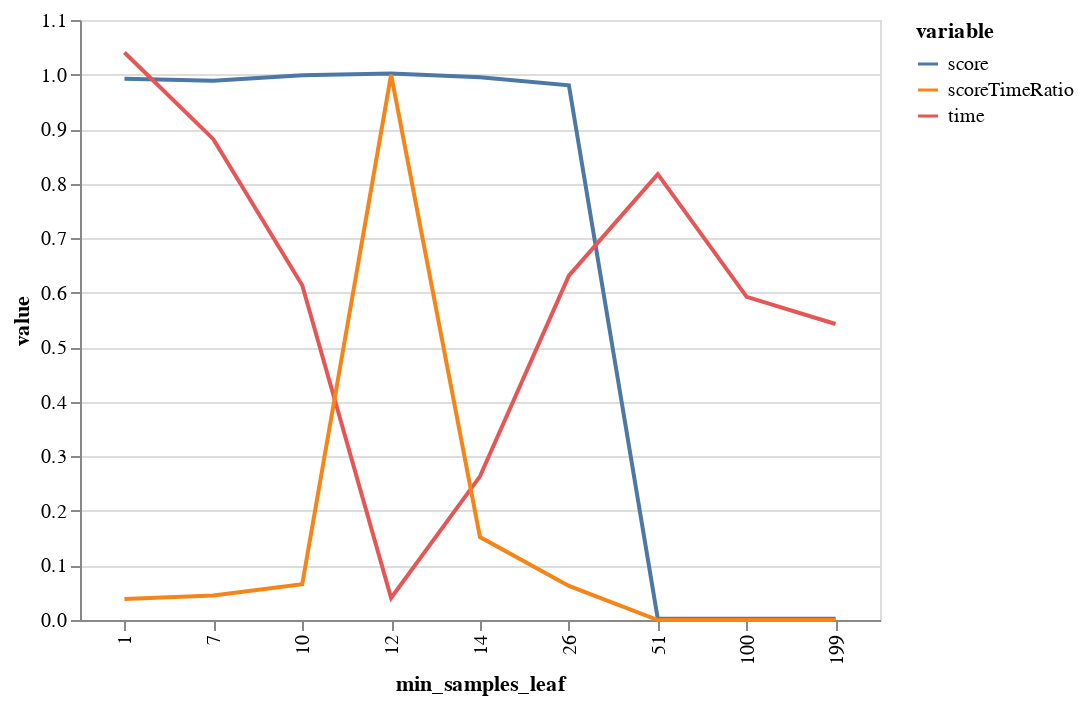

Notebook code cell kept with this figure:
### Code cell
min_samples_leaf = bgs.compareValsBaseCase(X, 
                    y, 
                    getForestAccuracyCV,        
                    rfArgs, 
                    "min_samples_leaf", 
                    0, 
                    1, 
                    199)
bgs.showTimeScoreChartAndGraph(min_samples_leaf)

### Figure 1 — Vega-Lite specification as saved in the notebook (floating-point values rounded to 4 significant figures)
{"$schema": "https://vega.github.io/schema/vega-lite/v2.6.0.json", "config": {"view": {"height": 300, "width": 400}}, "data": {"name": "data-3eb530eb2cd0a7bef6df244eac1bcb93"}, "datasets": {"data-3eb530eb2cd0a7bef6df244eac1bcb93": [{"min_samples_leaf": 1, "value": 0.9924, "variable": "score"}, {"min_samples_leaf": 199, "value": 0.002084, "variable": "score"}, {"min_samples_leaf": 100, "value": 0.002084, "variable": "score"}, {"min_samples_leaf": 51, "value": 0.002084, "variable": "score"}, {"min_samples_leaf": 26, "value": 0.9804, "variable": "score"}, {"min_samples_leaf": 14, "value": 0.9951, "variable": "score"}, {"min_samples_leaf": 7, "value": 0.9887, "variable": "score"}, {"min_samples_leaf": 10, "value": 0.9989, "variable": "score"}, {"min_samples_leaf": 12, "value": 1.002, "variable": "score"}, {"min_samples_leaf": 1, "value": 1.04, "variable": "time"}, {"min_samples_leaf": 199, "value": 0.5426, "variable": "time"}, {"min_samples_leaf": 100, "value": 0.5924, "variable": "time"}, {"min_samples_leaf": 51, "value": 0.8174, "variable": "time"}, {"min_samples_leaf": 26, "value": 0.6314, "variable": "time"}, {"min_samples_leaf": 14, "value": 0.2634, "variable": "time"}, {"min_samples_leaf": 7, "value": 0.8815, "variable": "time"}, {"min_samples_leaf": 10, "value": 0.6136, "variable": "time"}, {"min_samples_leaf": 12, "value": 0.04035, "variable": "time"}, {"min_samples_leaf": 1, "value": 0.03831, "variable": "scoreTimeRatio"}, {"min_samples_leaf": 199, "value": 5.199e-05, "variable": "scoreTimeRatio"}, {"min_samples_leaf": 100, "value": 3.9e-05, "variable": "scoreTimeRatio"}, {"min_samples_leaf": 51, "value": 0, "variable": "scoreTimeRatio"}, {"min_samples_leaf": 26, "value": 0.06243, "variable": "scoreTimeRatio"}, {"min_samples_leaf": 14, "value": 0.152, "variable": "scoreTimeRatio"}, {"min_samples_leaf": 7, "value": 0.04506, "variable": "scoreTimeRatio"}, {"min_samples_leaf": 10, "value": 0.06545, "variable": "scoreTimeRatio"}, {"min_samples_leaf": 12, "value": 1, "variable": "scoreTimeRatio"}]}, "encoding": {"color": {"field": "variable", "type": "nominal"}, "x": {"field": "min_samples_leaf", "type": "ordinal"}, "y": {"field": "value", "type": "quantitative"}}, "mark": "line", "width": 400}
